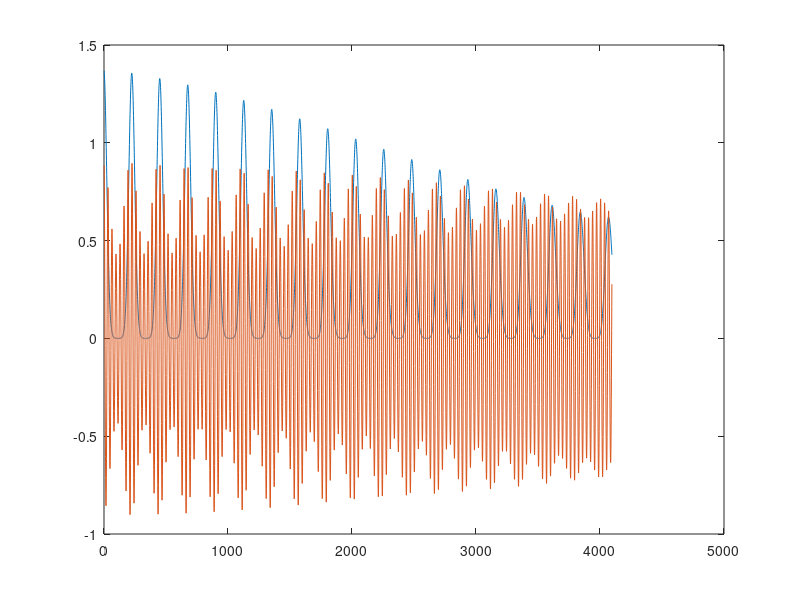

Here is the MATLAB script that generated this plot:
clear
clc

% Number of files to create
nFiles = 20;

% Cycle through the files
for file = 1:nFiles
    
    % Show progress
    fprintf('File %d / %d\n',file,nFiles)

    %% Settings

    % Sensors to combine
    combinedSensors = [5 , 38 , 40];

    % Number of sensors
    nSensors = 64;

    % Number of epochs
    epochs = 6;

    % Duration of epoch
    epochTime = 8;

    % Sampling frequency
    fSample = 512;

    % Matrix with all signals
    signalMatrix = zeros(epochs * epochTime * fSample,nSensors);

    % Cycle through the sensors
    for sensor = 1:nSensors

        % If the sensor is in the sensor list
        if sum(sensor == combinedSensors)

            % Initialise signal variable
            signal = zeros(epochs * epochTime * fSample,1);

            % Cycle through the epochs
            for epoch = 1:epochs

                %% Delta signal

                % Gaussian variable
                g = .05;

                % Signal frequency
                %fDelta = 2.5;
                fDelta = rand*3 + 1;

                % End time of signal
                tEnd = epochTime;

                % Time series
                t = 1/fSample:1/fSample:tEnd;

                % Number of sample
                N = length(t);

                % Delta signal
                
                % Simulate data with bias:
                delta = 0;
                for c = 0:1/fDelta:tEnd
                    delta = delta + exp(-(t-c).^2/(2*g^2));
                end
                
                %Create amplitude variability.
                %With a random frequency between 1 and 50 Hz:
                %deltaAmplitude = 1 + sin((rand*49 + 1)*t * 2*pi + rand*2)/(2 + rand);
                %Within the Delta range 1-4 Hz:
                deltaAmplitude = 1 + sin((rand*3 + 1)*t * 2*pi + rand*2)/(2 + rand);
                %Within the Beta range 14-30 Hz:
                %deltaAmplitude = 1 + sin((rand*16 + 14)*t * 2*pi + rand*2)/(2 + rand);
                
                % Multiply the generated signal with the amplitude.
                delta = delta.*deltaAmplitude;

                plot(deltaAmplitude)

                %% Beta Signal

                % Beta signal frequency
                %fBeta = 22;
                fBeta = rand*16 + 14;

                % Beta signal
                % With strong coupling
                beta = (1 + deltaAmplitude + cos(2*pi*fDelta * t)/3)/3 .* cos(2*pi*fBeta * t);

                %% Noise

                % Noise amplitude
                %Medium noise:
                k = 6;
                %Large noise:
                %k = 20;

                % define the length of the vector
                % ensure that the M is even
                if rem(N,2)
                    M = N+1;
                else
                    M = N;
                end

                % White noise
                whiteNoise = k*randn(1, M);

                % Fast Fourier
                fourier = fft(whiteNoise);

                % prepare a vector for 1/f multiplication
                NumUniquePts = M/2 + 1;
                n = 1:NumUniquePts;
                n = sqrt(n);

                % multiply the left half of the spectrum so the power spectral density
                % is proportional to the frequency by factor 1/f, i.e. the
                % amplitudes are proportional to 1/sqrt(f)
                fourier(1:NumUniquePts) = fourier(1:NumUniquePts)./n;

                % prepare a right half of the spectrum - a copy of the left one,
                % except the DC component and Nyquist frequency - they are unique
                fourier(NumUniquePts+1:M) = real(fourier(M/2:-1:2)) -1i*imag(fourier(M/2:-1:2));

                % Inverse Fourier
                pinkNoise = ifft(fourier);

                % prepare output vector y
                pinkNoise = real(pinkNoise(1, 1:N));

                % ensure zero mean value
                pinkNoise = pinkNoise - mean(pinkNoise);

                %% Signal

                % Epoch signal
                subSignal = delta + beta + pinkNoise;

                % Append epoch signal to participant signal
                signal((epoch-1)*epochTime*fSample+1:epoch*epochTime*fSample) = subSignal';

                % Append signal to signal matrix
                signalMatrix(:,sensor) = signal;
            end
        end
    end

    %% Export data

   dlmwrite(strcat('SimulatedData',num2str(file),'.csv'),signalMatrix,',',1,0)

end

%Plot the last epoch of the last 'participant'.
plot(delta)
hold on
plot(beta)
hold off